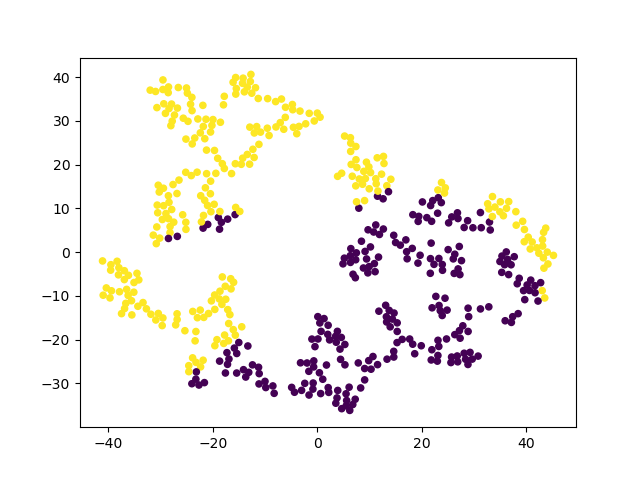

Python code for this plot:
#
#  tsne.py
#
# Implementation of t-SNE in Python. The implementation was tested on Python
# 2.7.10, and it requires a working installation of NumPy. The implementation
# comes with an example on the MNIST dataset. In order to plot the
# results of this example, a working installation of matplotlib is required.
#
# The example can be run by executing: `ipython tsne.py`
#
#
#  Created by Laurens van der Maaten on 20-12-08.
#  Copyright (c) 2008 Tilburg University. All rights reserved.
from scipy import io

import numpy as np
import pylab


def Hbeta(D=np.array([]), beta=1.0):
    """
        Compute the perplexity and the P-row for a specific value of the
        precision of a Gaussian distribution.
    """

    # Compute P-row and corresponding perplexity
    P = np.exp(-D.copy() * beta)
    sumP = sum(P)
    H = np.log(sumP) + beta * np.sum(D * P) / sumP
    P = P / sumP
    return H, P


def x2p(X=np.array([]), tol=1e-5, perplexity=30.0):
    """
        Performs a binary search to get P-values in such a way that each
        conditional Gaussian has the same perplexity.
    """

    # Initialize some variables
    print("Computing pairwise distances...")
    (n, d) = X.shape
    sum_X = np.sum(np.square(X), 1)
    D = np.add(np.add(-2 * np.dot(X, X.T), sum_X).T, sum_X)
    P = np.zeros((n, n))
    beta = np.ones((n, 1))
    logU = np.log(perplexity)

    # Loop over all datapoints
    for i in range(n):

        # Print progress
        if i % 500 == 0:
            print("Computing P-values for point %d of %d..." % (i, n))

        # Compute the Gaussian kernel and entropy for the current precision
        betamin = -np.inf
        betamax = np.inf
        Di = D[i, np.concatenate((np.r_[0:i], np.r_[i+1:n]))]
        (H, thisP) = Hbeta(Di, beta[i])

        # Evaluate whether the perplexity is within tolerance
        Hdiff = H - logU
        tries = 0
        while np.abs(Hdiff) > tol and tries < 50:

            # If not, increase or decrease precision
            if Hdiff > 0:
                betamin = beta[i].copy()
                if betamax == np.inf or betamax == -np.inf:
                    beta[i] = beta[i] * 2.
                else:
                    beta[i] = (beta[i] + betamax) / 2.
            else:
                betamax = beta[i].copy()
                if betamin == np.inf or betamin == -np.inf:
                    beta[i] = beta[i] / 2.
                else:
                    beta[i] = (beta[i] + betamin) / 2.

            # Recompute the values
            (H, thisP) = Hbeta(Di, beta[i])
            Hdiff = H - logU
            tries += 1

        # Set the final row of P
        P[i, np.concatenate((np.r_[0:i], np.r_[i+1:n]))] = thisP

    # Return final P-matrix
    print("Mean value of sigma: %f" % np.mean(np.sqrt(1 / beta)))
    return P


def pca(X=np.array([]), no_dims=50):
    """
        Runs PCA on the NxD array X in order to reduce its dimensionality to
        no_dims dimensions.
    """

    print("Preprocessing the data using PCA...")
    (n, d) = X.shape
    X = X - np.tile(np.mean(X, 0), (n, 1))
    (l, M) = np.linalg.eig(np.dot(X.T, X))
    Y = np.dot(X, M[:, 0:no_dims])
    return Y


def tsne(X=np.array([]), no_dims=2, initial_dims=50, perplexity=30.0):
    """
        Runs t-SNE on the dataset in the NxD array X to reduce its
        dimensionality to no_dims dimensions. The syntaxis of the function is
        `Y = tsne.tsne(X, no_dims, perplexity), where X is an NxD NumPy array.
    """

    # Check inputs
    if isinstance(no_dims, float):
        print("Error: array X should have type float.")
        return -1
    if round(no_dims) != no_dims:
        print("Error: number of dimensions should be an integer.")
        return -1

    # Initialize variables
    X = pca(X, initial_dims).real
    (n, d) = X.shape
    max_iter = 1000
    initial_momentum = 0.5
    final_momentum = 0.8
    eta = 500
    min_gain = 0.01
    Y = np.random.randn(n, no_dims)
    dY = np.zeros((n, no_dims))
    iY = np.zeros((n, no_dims))
    gains = np.ones((n, no_dims))

    # Compute P-values
    P = x2p(X, 1e-5, perplexity)
    P = P + np.transpose(P)
    P = P / np.sum(P)
    P = P * 4.									# early exaggeration
    P = np.maximum(P, 1e-12)

    # Run iterations
    for iter in range(max_iter):

        # Compute pairwise affinities
        sum_Y = np.sum(np.square(Y), 1)
        num = -2. * np.dot(Y, Y.T)
        num = 1. / (1. + np.add(np.add(num, sum_Y).T, sum_Y))
        num[range(n), range(n)] = 0.
        Q = num / np.sum(num)
        Q = np.maximum(Q, 1e-12)

        # Compute gradient
        PQ = P - Q
        for i in range(n):
            dY[i, :] = np.sum(np.tile(PQ[:, i] * num[:, i], (no_dims, 1)).T * (Y[i, :] - Y), 0)

        # Perform the update
        if iter < 20:
            momentum = initial_momentum
        else:
            momentum = final_momentum
        gains = (gains + 0.2) * ((dY > 0.) != (iY > 0.)) + \
                (gains * 0.8) * ((dY > 0.) == (iY > 0.))
        gains[gains < min_gain] = min_gain
        iY = momentum * iY - eta * (gains * dY)
        Y = Y + iY
        Y = Y - np.tile(np.mean(Y, 0), (n, 1))

        # Compute current value of cost function
        if (iter + 1) % 10 == 0:
            C = np.sum(P * np.log(P / Q))
            print("Iteration %d: error is %f" % (iter + 1, C))

        # Stop lying about P-values
        if iter == 100:
            P = P / 4.

    # Return solution
    return Y


if __name__ == "__main__":
    print("Run Y = tsne.tsne(X, no_dims, perplexity) to perform t-SNE on your dataset.")
    print("Running example on 2,500 MNIST digits...")

    X, labels = map(io.loadmat('globe.mat').get, ['data', 'labels'])
    #labels = np.loadtxt("mnist2500_labels.txt")
    Y = tsne(X, 2, 50, 20.0)
    pylab.scatter(Y[:, 0], Y[:, 1], 20, labels)
    pylab.show()
